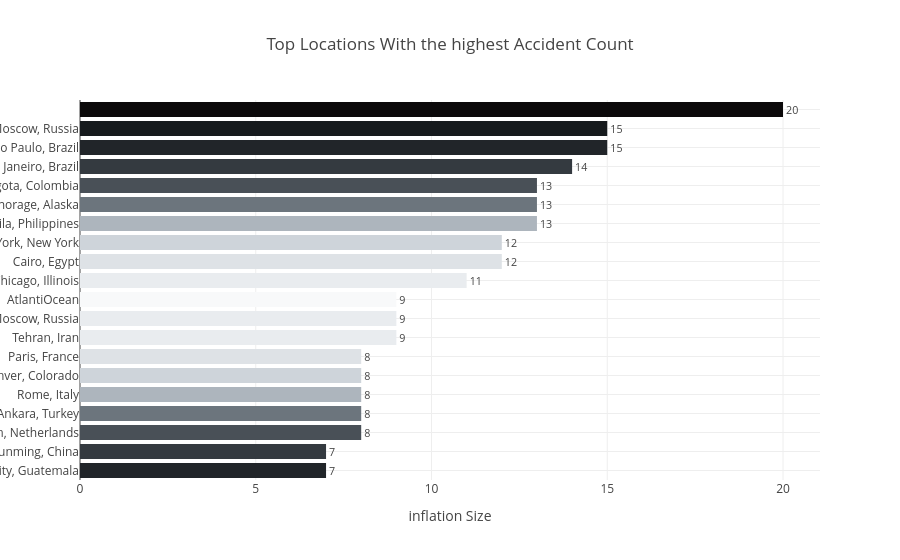
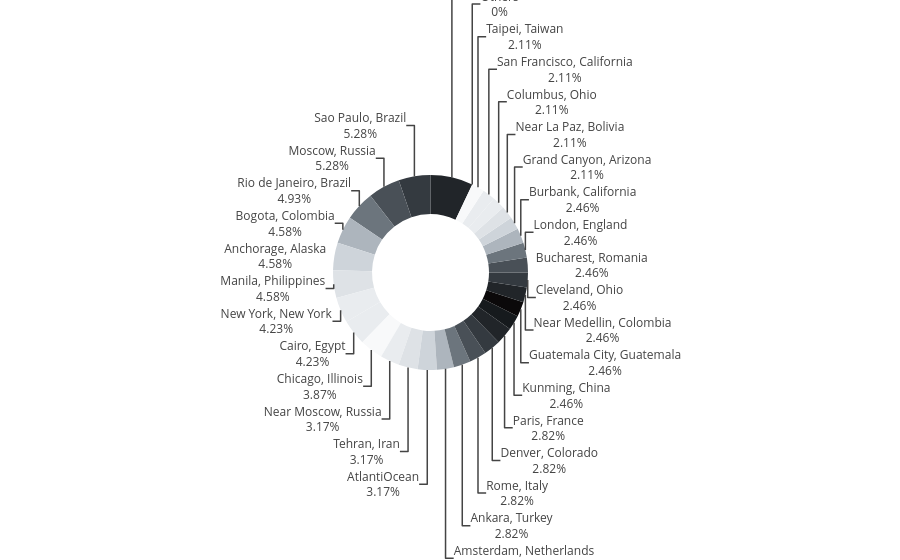

Notebook code for these charts, in order:
### Code cell
warnings.filterwarnings("ignore")
data = top_20_locations[['Location', 'Accident Count']].sort_values('Accident Count', ascending=False)[:20]
colors = ['#212529', '#343a40', '#495057', '#6C757D', '#ADB5BD', '#CED4DA', '#DEE2E6', '#E9ECEF', '#E9ECEF', '#F8F9FA', '#E9ECEF', '#DEE2E6','#CED4DA','#ADB5BD','#6C757D','#495057','#343a40','#212529','#161a1d','#0b090a']
fig = go.Figure(go.Bar(
            x=data['Accident Count'][::-1],
            y=data['Location'][::-1],
            marker=dict(color=colors),
            text=data['Accident Count'].apply(lambda x:str(int(x)))[::-1], 
            textposition='outside',
            orientation='h'))
fig.update_layout(
    title='Top Locations With the highest Accident Count',
    xaxis_title="inflation Size",
    template='gridon',
    plot_bgcolor='rgba(0, 0, 0, 0)',
    paper_bgcolor='rgba(0, 0, 0, 0)',)
fig.show()
df_sorted = top.sort_values('Accident Count', ascending=False)
top_n = 30
top_countries = df_sorted.head(top_n)
other_inflation = df_sorted.iloc[top_n:]['Accident Count'].sum()
new_df = pd.concat([top_countries, pd.DataFrame({'Location': ['Others'], 'Accident Count': [other_inflation]})])
colors = ['#212529', '#343a40', '#495057', '#6C757D', '#ADB5BD', '#CED4DA', '#DEE2E6', '#E9ECEF', '#E9ECEF', '#F8F9FA', '#E9ECEF', '#DEE2E6','#CED4DA','#ADB5BD','#6C757D','#495057','#343a40','#212529','#161a1d','#0b090a','#212529', '#343a40', '#495057', '#6C757D', '#ADB5BD', '#CED4DA', '#DEE2E6', '#E9ECEF', '#E9ECEF', '#F8F9FA']
fig = go.Figure(data=[go.Pie(labels=new_df['Location'],
                             values=new_df['Accident Count'],
                             textinfo="label+percent",
                             pull=[0, 0, 0],
                             showlegend=False,
                             marker_colors=colors,
                            )])
fig.update_traces(
    hole=0.6)
fig.update_layout(
    template='gridon',
    plot_bgcolor='rgba(0, 0, 0, 0)',
    paper_bgcolor='rgba(0, 0, 0, 0)',
)
fig.show()

### Figure 1 — Plotly figure (JSON) as saved in the notebook; plotly's stock layout.template omitted (floating-point values rounded to 4 significant figures)
{"data": [{"marker": {"color": ["#212529", "#343a40", "#495057", "#6C757D", "#ADB5BD", "#CED4DA", "#DEE2E6", "#E9ECEF", "#E9ECEF", "#F8F9FA", "#E9ECEF", "#DEE2E6", "#CED4DA", "#ADB5BD", "#6C757D", "#495057", "#343a40", "#212529", "#161a1d", "#0b090a"]}, "orientation": "h", "text": ["7", "7", "8", "8", "8", "8", "8", "9", "9", "9", "11", "12", "12", "13", "13", "13", "14", "15", "15", "20"], "textposition": "outside", "type": "bar", "x": [7, 7, 8, 8, 8, 8, 8, 9, 9, 9, 11, 12, 12, 13, 13, 13, 14, 15, 15, 20], "y": ["Guatemala City, Guatemala", "Kunming, China", "Amsterdam, Netherlands", "Ankara, Turkey", "Rome, Italy", "Denver, Colorado", "Paris, France", "Tehran, Iran", "Near Moscow, Russia", "AtlantiOcean", "Chicago, Illinois", "Cairo, Egypt", "New York, New York", "Manila, Philippines", "Anchorage, Alaska", "Bogota, Colombia", "Rio de Janeiro, Brazil", "Sao Paulo, Brazil", "Moscow, Russia", ""]}], "layout": {"paper_bgcolor": "rgba(0, 0, 0, 0)", "plot_bgcolor": "rgba(0, 0, 0, 0)", "title": {"text": "Top Locations With the highest Accident Count"}, "xaxis": {"title": {"text": "inflation Size"}}}}

### Figure 2 — Plotly figure (JSON) as saved in the notebook; plotly's stock layout.template omitted (floating-point values rounded to 4 significant figures)
{"data": [{"hole": 0.6, "labels": ["", "Sao Paulo, Brazil", "Moscow, Russia", "Rio de Janeiro, Brazil", "Bogota, Colombia", "Anchorage, Alaska", "Manila, Philippines", "New York, New York", "Cairo, Egypt", "Chicago, Illinois", "Near Moscow, Russia", "Tehran, Iran", "AtlantiOcean", "Amsterdam, Netherlands", "Ankara, Turkey", "Rome, Italy", "Denver, Colorado", "Paris, France", "Kunming, China", "Guatemala City, Guatemala", "Near Medellin, Colombia", "Cleveland, Ohio", "Bucharest, Romania", "London, England", "Burbank, California", "Grand Canyon, Arizona", "Near La Paz, Bolivia", "Columbus, Ohio", "San Francisco, California", "Taipei, Taiwan", "Others"], "marker": {"colors": ["#212529", "#343a40", "#495057", "#6C757D", "#ADB5BD", "#CED4DA", "#DEE2E6", "#E9ECEF", "#E9ECEF", "#F8F9FA", "#E9ECEF", "#DEE2E6", "#CED4DA", "#ADB5BD", "#6C757D", "#495057", "#343a40", "#212529", "#161a1d", "#0b090a", "#212529", "#343a40", "#495057", "#6C757D", "#ADB5BD", "#CED4DA", "#DEE2E6", "#E9ECEF", "#E9ECEF", "#F8F9FA"]}, "pull": [0, 0, 0], "showlegend": false, "textinfo": "label+percent", "type": "pie", "values": [20, 15, 15, 14, 13, 13, 13, 12, 12, 11, 9, 9, 9, 8, 8, 8, 8, 8, 7, 7, 7, 7, 7, 7, 7, 6, 6, 6, 6, 6, 0]}], "layout": {"paper_bgcolor": "rgba(0, 0, 0, 0)", "plot_bgcolor": "rgba(0, 0, 0, 0)"}}
